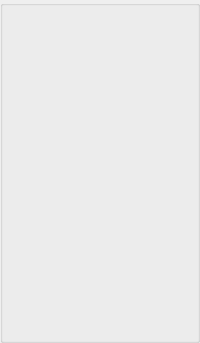
       <widget class="QWidget" name="scrollAreaWidgetContents">
        <property name="geometry">
         <rect>
          <x>0</x>
          <y>0</y>
          <width>200</width>
          <height>343</height>
         </rect>
        </property>
        <layout class="QVBoxLayout" name="verticalLayout_7">
         <property name="leftMargin">
          <number>0</number>
         </property>
         <property name="topMargin">
          <number>0</number>
         </property>
         <property name="rightMargin">
          <number>0</number>
         </property>
         <property name="bottomMargin">
          <number>0</number>
         </property>
         <item>
          <widget class="QGroupBox" name="itemSummary">
           <property name="flat">
            <bool>false</bool>
           </property>
           <layout class="QVBoxLayout">
            <item>
             <widget class="QLabel" name="summary">
              <property name="frameShape">
               <enum>QFrame::NoFrame</enum>
              </property>
              <property name="text">
               <string/>
              </property>
              <property name="wordWrap">
               <bool>true</bool>
              </property>
             </widget>
            </item>
            <item>
             <widget class="QLabel" name="frontImage">
              <property name="sizePolicy">
               <sizepolicy hsizetype="Fixed" vsizetype="Preferred">
                <horstretch>0</horstretch>
                <verstretch>0</verstretch>
               </sizepolicy>
              </property>
              <property name="text">
               <string/>
              </property>
              <property name="scaledContents">
               <bool>true</bool>
              </property>
             </widget>
            </item>
            <item>
             <widget class="QLabel" name="backImage">
              <property name="sizePolicy">
               <sizepolicy hsizetype="Fixed" vsizetype="Preferred">
                <horstretch>0</horstretch>
                <verstretch>0</verstretch>
               </sizepolicy>
              </property>
              <property name="text">
               <string/>
              </property>
              <property name="scaledContents">
               <bool>true</bool>
              </property>
             </widget>
            </item>
            <item>
             <widget class="QLabel" name="about">
              <property name="text">
               <string/>
              </property>
              <property name="wordWrap">
               <bool>true</bool>
              </property>
             </widget>
            </item>
            <item>
             <spacer>
              <property name="orientation">
               <enum>Qt::Vertical</enum>
              </property>
              <property name="sizeHint" stdset="0">
               <size>
                <width>20</width>
                <height>47</height>
               </size>
              </property>
             </spacer>
            </item>
           </layout>
          </widget>
         </item>
        </layout>
       </widget>
